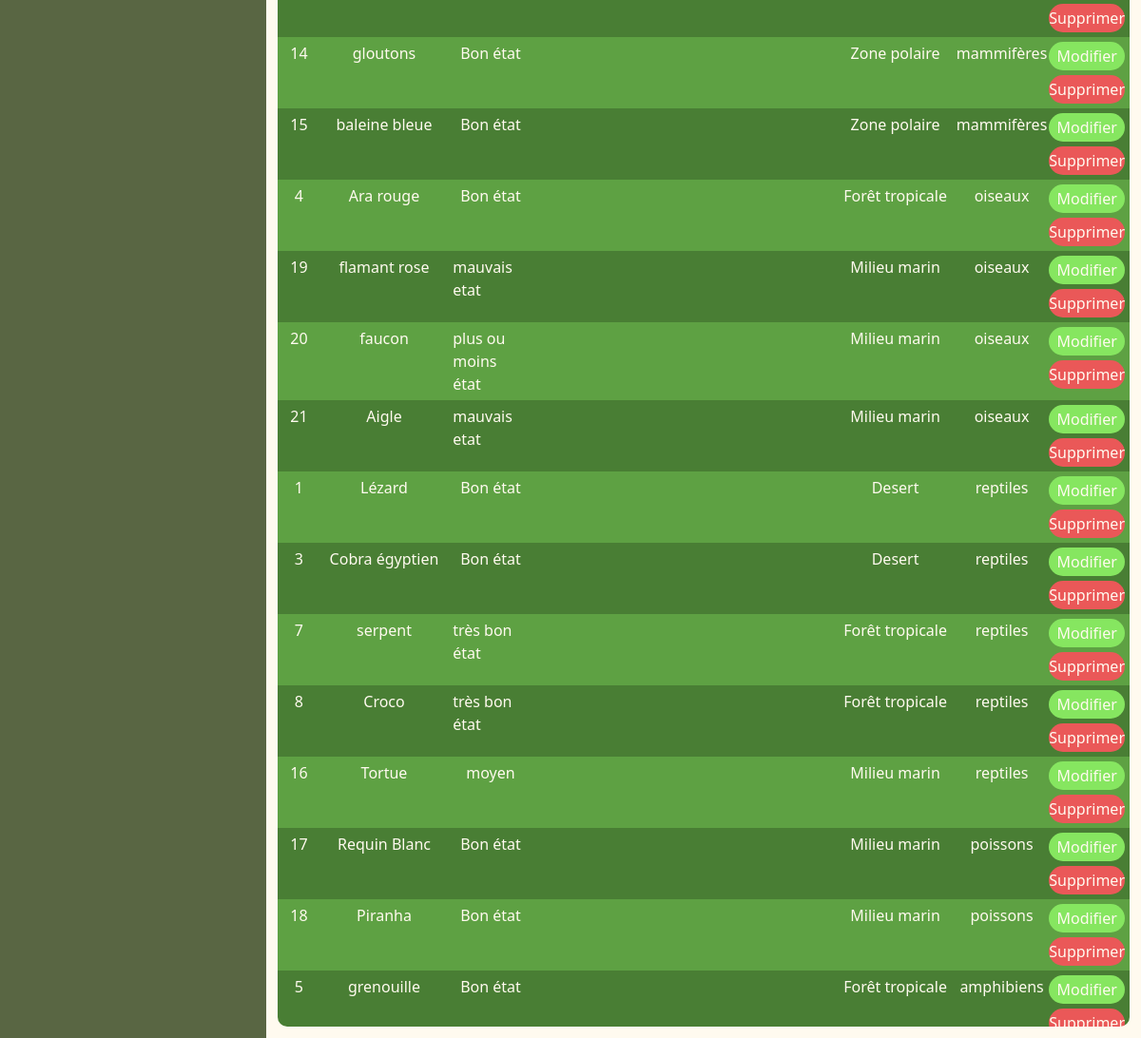
The app's page /veterinarian/pages/animals.php (middle part), older data.
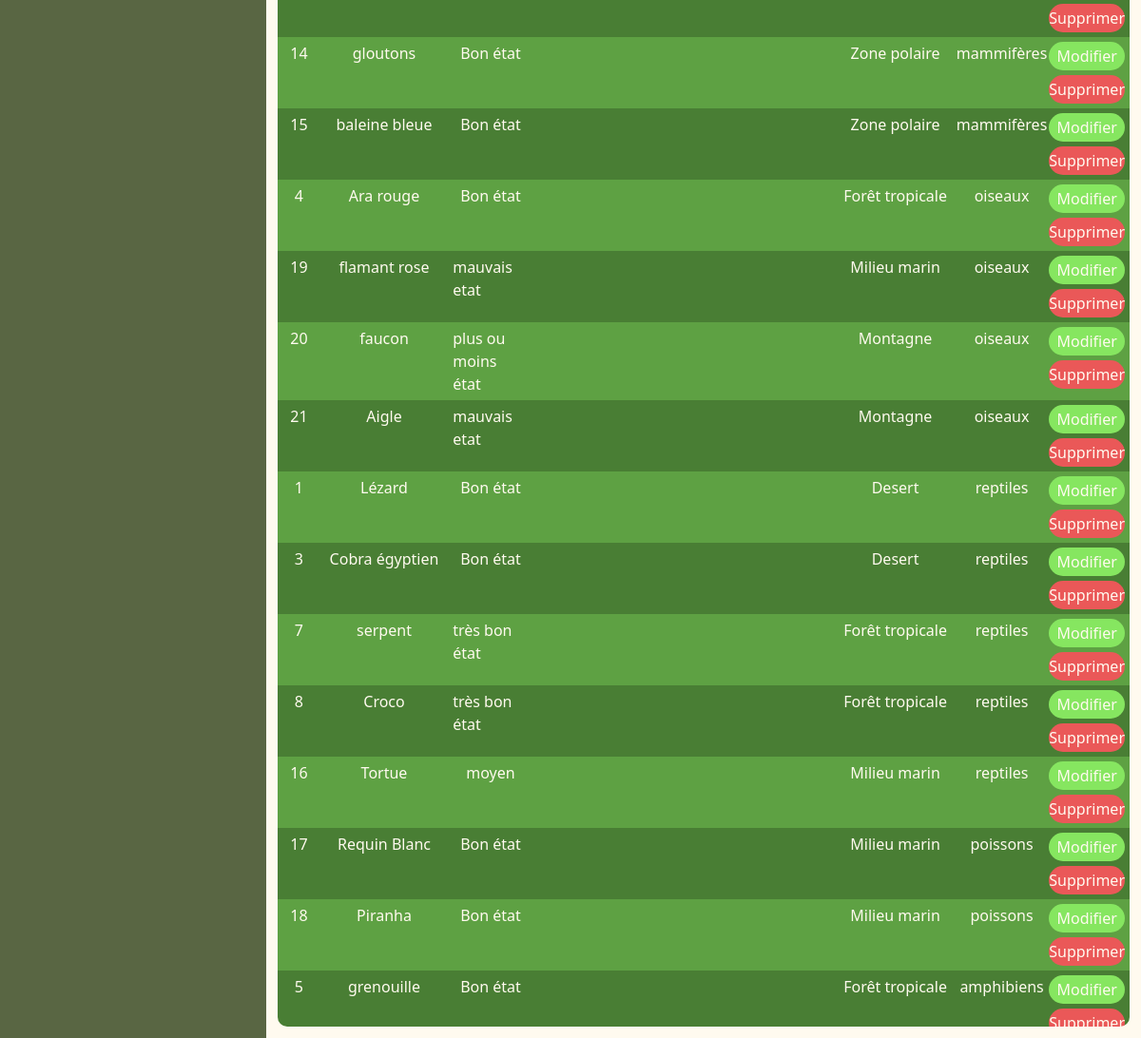
The same page, newer data.
### tables this page shows
CREATE TABLE IF NOT EXISTS `animal`(
    animal_id INT NOT NULL AUTO_INCREMENT,
    animal_name VARCHAR(255) NOT NULL,
    animal_condition VARCHAR(255),
    veterinary_opinion_id INT,
    habitat_id INT,
    class_id INT,
    PRIMARY KEY(animal_id),
    FOREIGN KEY(habitat_id) REFERENCES habitat(habitat_id),
    FOREIGN KEY(class_id) REFERENCES class(class_id)
);

CREATE TABLE IF NOT EXISTS `habitat`(
    habitat_id INT NOT NULL AUTO_INCREMENT,
    habitat_name VARCHAR(255) NOT NULL,
    description TEXT(1000) NOT NULL,
    habitat_comment VARCHAR(255),
    image_id INT,
    PRIMARY KEY(habitat_id)
);

CREATE TABLE IF NOT EXISTS `class`(
    class_id INT AUTO_INCREMENT NOT NULL,
    class_label VARCHAR(255),
    PRIMARY KEY (class_id)
);

### lib/functions.php (called while the page is built, shortened)
<?php
function getAnimals(PDO $pdo): array
{
    $query = $pdo->prepare("SELECT * FROM animal JOIN class ON animal.class_id=class.class_id JOIN habitat ON animal.habitat_id=habitat.habitat_id");
    $query->execute();
    $animals = $query->fetchAll(PDO::FETCH_ASSOC);
    return $animals;
}

### veterinarian/pages/animals.php (the view, shortened to what this page needs)
<?php
require_once __DIR__ . "../../templates/header.php";
$animals = getAnimals($pdo);
?>
<div class="container">
    <div class="table">
        <?php foreach ($animals as $key => $animal) { ?>
            <div class="table_body table_body_animals <?php if ($key % 2 === 0) {
                                                            echo "striped";
                                                        } ?>">
                <div class="table_body_text"><?= $animal['animal_id'] ?></div>
                <div class="table_body_text"><?= $animal['animal_name'] ?></div>
                <div class="table_body_text"><?= $animal['animal_condition'] ?></div>
                <div class="table_body_text"><?= $animal['veterinary_opinion_id'] ?></div>
                <div class="table_body_text"><?= $animal['habitat_name'] ?></div>
                <div class="table_body_text"><?= $animal['class_label'] ?></div>
                <div>
                    <a href="/admin/pages/animal.php?animal_id=<?= $animal['animal_id'] ?>" class="table_head_text actionButton">Modifier</a>
                    <a href="/admin/pages/animal.php?animal_id=<?= $animal['animal_id'] ?>" class="table_head_text actionButton deleteButton">Supprimer</a>
                </div>
            </div>
        <?php } ?>
    </div>
</div>
<?php
require_once __DIR__ . "../../templates/footer.php";
?>

Row changes from the older to the newer data that the page shows:
changed animal "faucon": habitat.habitat_name "Milieu marin" → "Montagne"
changed animal "Aigle": habitat.habitat_name "Milieu marin" → "Montagne"
